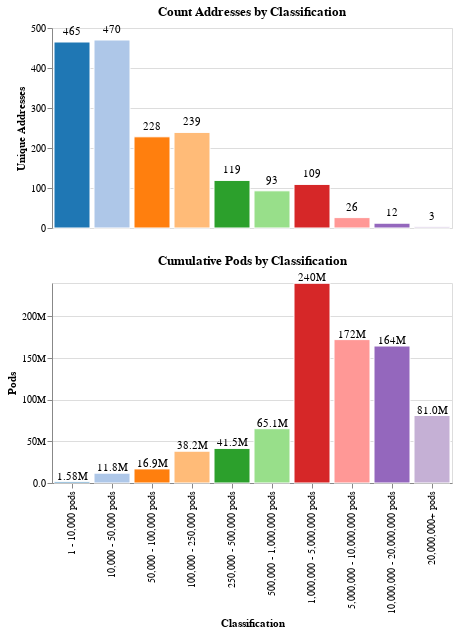

Notebook code for this chart:
### Code cell
breakpoints = [
    1, 1e4, 5e4, 1e5, 2.5e5, 5e5, 1e6, 5e6, 1e7, 2e7, float("inf") 
]
c = chart_bin_count_value_aggregate(df_plots, "pods", breakpoints)
c

### Figure 1 — Vega-Lite specification as saved in the notebook (floating-point values rounded to 4 significant figures)
{"config": {"view": {"continuousWidth": 400, "continuousHeight": 300}}, "vconcat": [{"layer": [{"mark": "bar", "encoding": {"color": {"field": "class", "legend": null, "scale": {"domain": ["001.1 - 10,000 pods", "002.10,000 - 50,000 pods", "003.50,000 - 100,000 pods", "004.100,000 - 250,000 pods", "005.250,000 - 500,000 pods", "006.500,000 - 1,000,000 pods", "007.1,000,000 - 5,000,000 pods", "008.5,000,000 - 10,000,000 pods", "009.10,000,000 - 20,000,000 pods", "010.20,000,000+ pods"], "range": ["#1F77B4", "#AEC7E8", "#FF7F0E", "#FFBB78", "#2CA02C", "#98DF8A", "#D62728", "#FF9896", "#9467BD", "#C5B0D5"]}, "type": "ordinal"}, "stroke": {"condition": {"value": "black", "selection": "selector001"}, "value": "white"}, "x": {"axis": null, "field": "class", "type": "ordinal"}, "y": {"axis": {"title": "Unique Addresses"}, "field": "count", "type": "quantitative"}}, "height": 200, "selection": {"selector001": {"type": "single", "encodings": ["x"], "nearest": true, "on": "mouseover", "empty": "none", "clear": "mouseout"}}, "title": "Count Addresses by Classification", "width": 400}, {"mark": {"type": "text", "color": "black", "dy": -10}, "encoding": {"color": {"value": "black"}, "stroke": {"value": "black"}, "strokeWidth": {"condition": {"value": 0.6, "selection": "selector001"}, "value": 0}, "text": {"field": "count", "format": ",d", "type": "quantitative"}, "x": {"axis": null, "field": "class", "type": "ordinal"}, "y": {"axis": {"title": "Unique Addresses"}, "field": "count", "type": "quantitative"}}, "height": 200, "title": "Count Addresses by Classification", "width": 400}], "data": {"name": "data-c0a5ea2987bf84f81625cc8bcd0b2dd3"}}, {"layer": [{"mark": "bar", "encoding": {"color": {"field": "class", "legend": null, "scale": {"domain": ["001.1 - 10,000 pods", "002.10,000 - 50,000 pods", "003.50,000 - 100,000 pods", "004.100,000 - 250,000 pods", "005.250,000 - 500,000 pods", "006.500,000 - 1,000,000 pods", "007.1,000,000 - 5,000,000 pods", "008.5,000,000 - 10,000,000 pods", "009.10,000,000 - 20,000,000 pods", "010.20,000,000+ pods"], "range": ["#1F77B4", "#AEC7E8", "#FF7F0E", "#FFBB78", "#2CA02C", "#98DF8A", "#D62728", "#FF9896", "#9467BD", "#C5B0D5"]}, "type": "ordinal"}, "stroke": {"condition": {"value": "black", "selection": "selector001"}, "value": "white"}, "x": {"axis": {"labelExpr": "split(datum.value, '.')[1]", "title": "Classification"}, "field": "class", "type": "ordinal"}, "y": {"axis": {"format": ".2s", "title": "Pods"}, "field": "pods", "type": "quantitative"}}, "height": 200, "selection": {"selector001": {"type": "single", "encodings": ["x"], "nearest": true, "on": "mouseover", "empty": "none", "clear": "mouseout"}}, "title": "Cumulative Pods by Classification", "width": 400}, {"mark": {"type": "text", "color": "black", "dy": -5}, "encoding": {"stroke": {"value": "black"}, "strokeWidth": {"condition": {"value": 0.6, "selection": "selector001"}, "value": 0}, "text": {"field": "pods", "format": ".3s", "type": "quantitative"}, "x": {"axis": {"labelExpr": "split(datum.value, '.')[1]", "title": "Classification"}, "field": "class", "type": "ordinal"}, "y": {"axis": {"format": ".2s", "title": "Pods"}, "field": "pods", "type": "quantitative"}}, "height": 200, "title": "Cumulative Pods by Classification", "width": 400}], "data": {"name": "data-ad7a985ef69c5c04a938affb6dc654be"}}], "$schema": "https://vega.github.io/schema/vega-lite/v4.17.0.json", "datasets": {"data-c0a5ea2987bf84f81625cc8bcd0b2dd3": [{"class": "001.1 - 10,000 pods", "count": 465}, {"class": "002.10,000 - 50,000 pods", "count": 470}, {"class": "003.50,000 - 100,000 pods", "count": 228}, {"class": "004.100,000 - 250,000 pods", "count": 239}, {"class": "005.250,000 - 500,000 pods", "count": 119}, {"class": "006.500,000 - 1,000,000 pods", "count": 93}, {"class": "007.1,000,000 - 5,000,000 pods", "count": 109}, {"class": "008.5,000,000 - 10,000,000 pods", "count": 26}, {"class": "009.10,000,000 - 20,000,000 pods", "count": 12}, {"class": "010.20,000,000+ pods", "count": 3}], "data-ad7a985ef69c5c04a938affb6dc654be": [{"class": "001.1 - 10,000 pods", "pods": 1582000.0}, {"class": "002.10,000 - 50,000 pods", "pods": 11800000.0}, {"class": "003.50,000 - 100,000 pods", "pods": 16930000.0}, {"class": "004.100,000 - 250,000 pods", "pods": 38170000.0}, {"class": "005.250,000 - 500,000 pods", "pods": 41520000.0}, {"class": "006.500,000 - 1,000,000 pods", "pods": 65140000.0}, {"class": "007.1,000,000 - 5,000,000 pods", "pods": 239700000.0}, {"class": "008.5,000,000 - 10,000,000 pods", "pods": 172100000.0}, {"class": "009.10,000,000 - 20,000,000 pods", "pods": 164400000.0}, {"class": "010.20,000,000+ pods", "pods": 80980000.0}]}}
